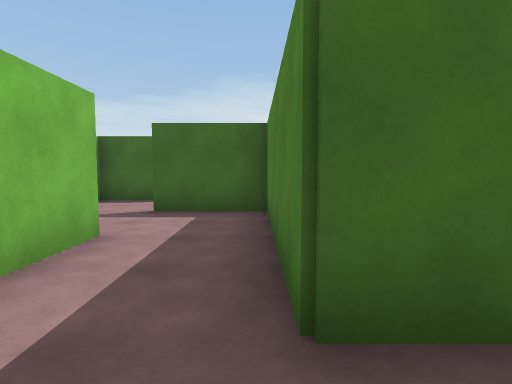
[1] (above)

24 first-person views from a walk through a scene from a Unity 3-D project. The camera is 1.4 m above the floor, tilts 4° down and sees 80° across. The floor is counted in squares, 2 m on a side. Each view is taken from the middle of a square. On the plan, view 1 faces up. The plan holds only what a view shows up to about 10 squares ahead; the rest is blank. The player is left out.

[2]
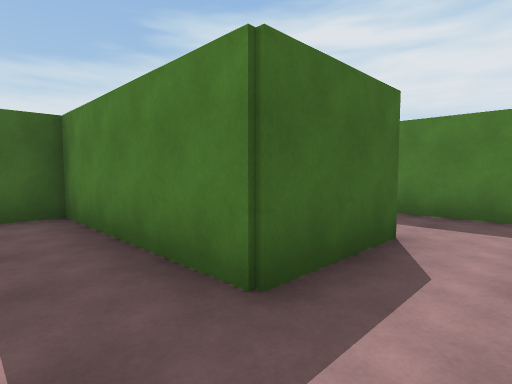

[3]
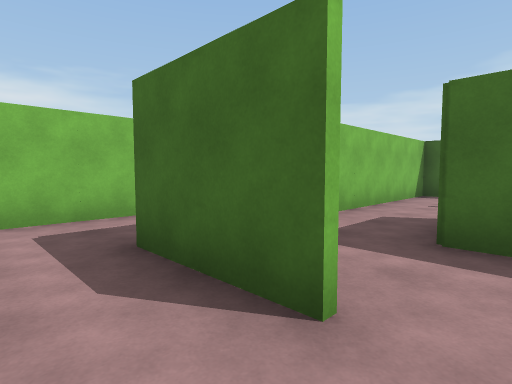

[4]
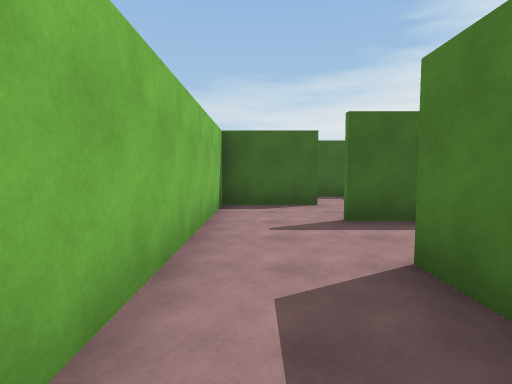

[5]
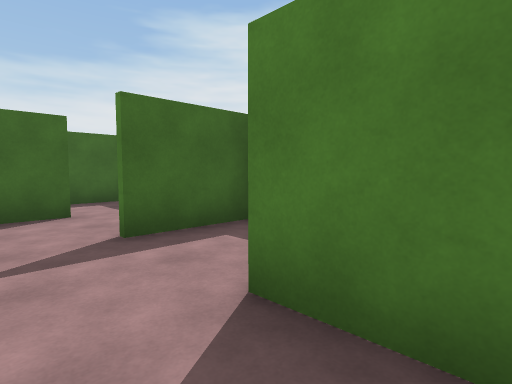

[6]
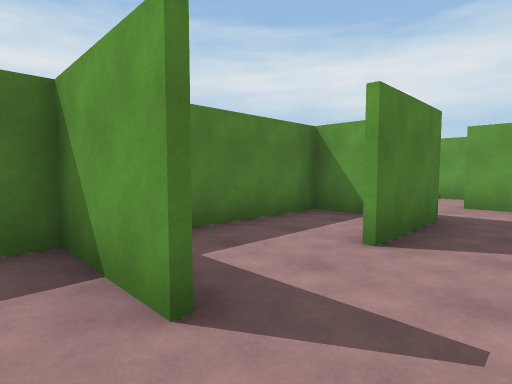

[7]
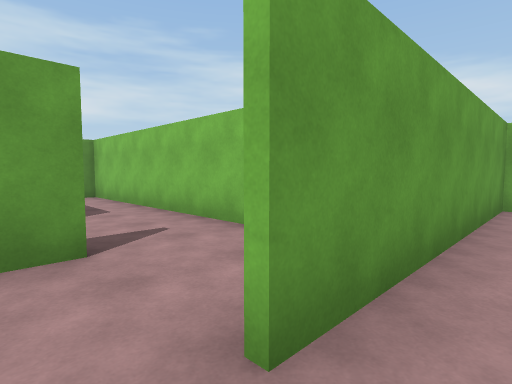

[8]
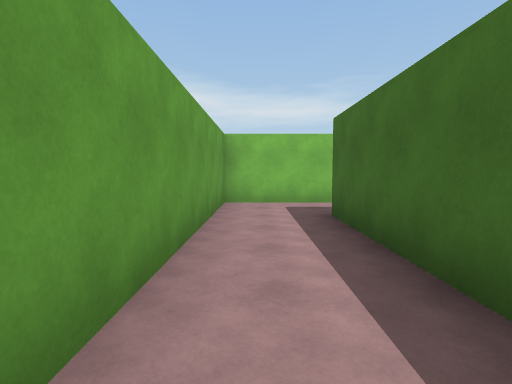

[9]
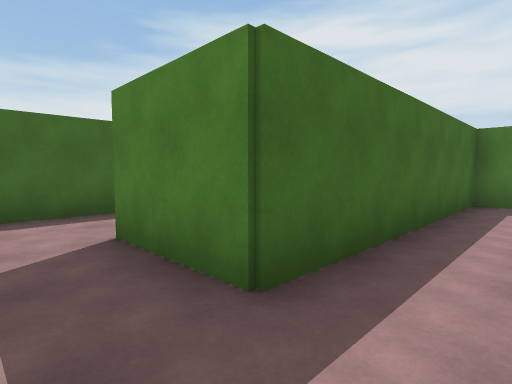

[10]
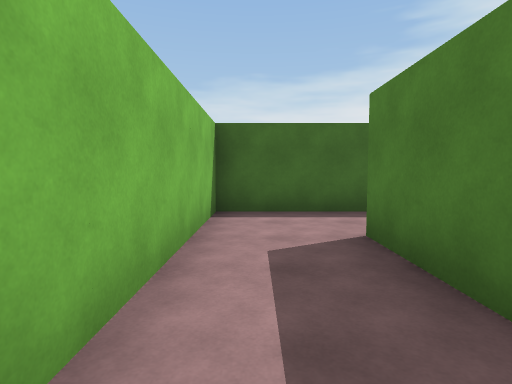

[11]
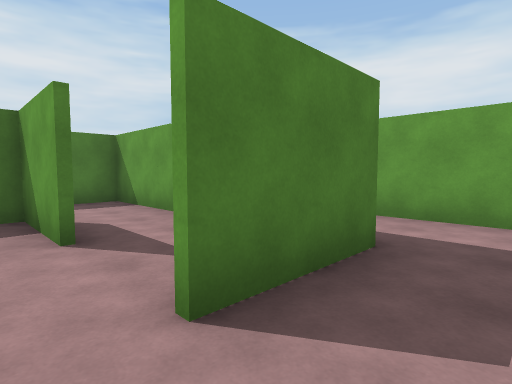

[12]
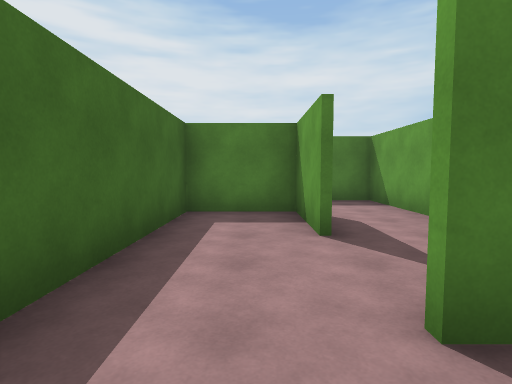

[13]
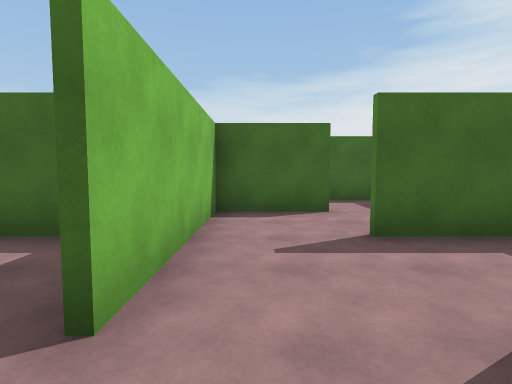

[14]
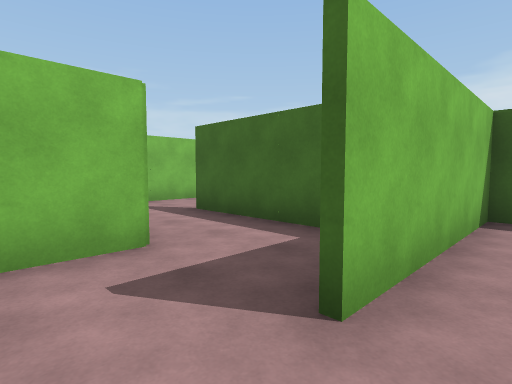

[15]
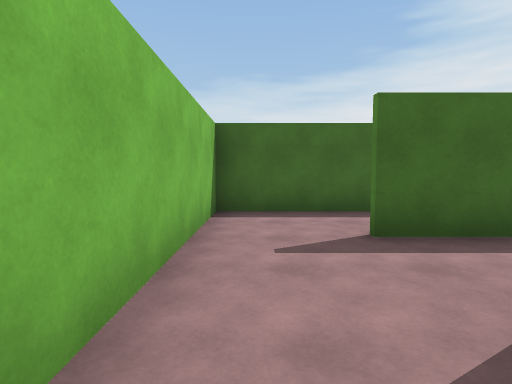

[16]
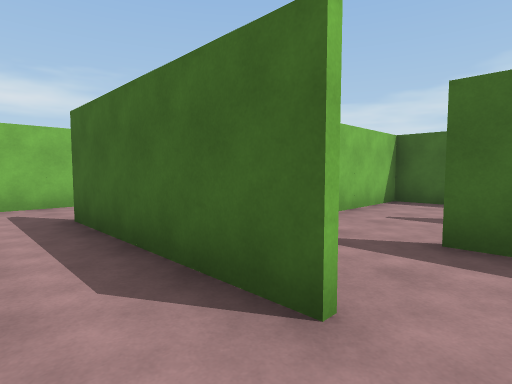

[17]
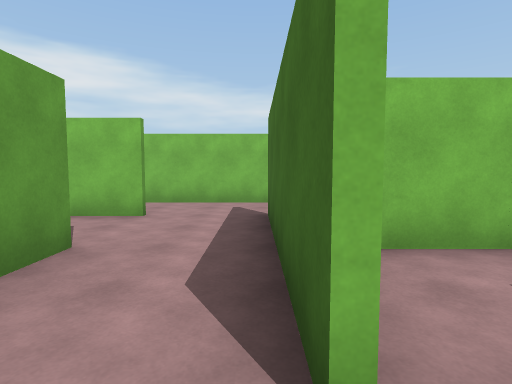

[18]
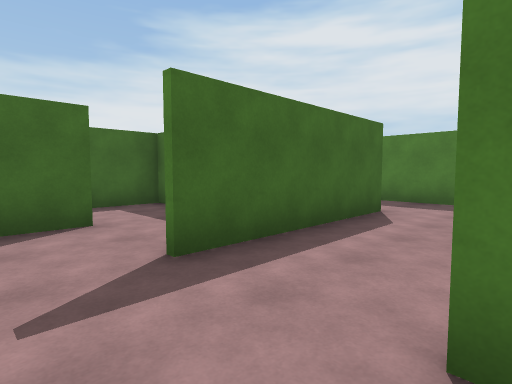

[19]
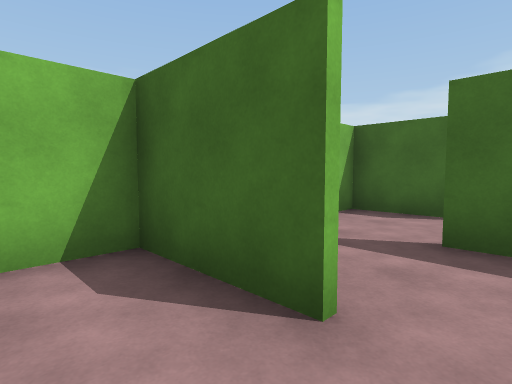

[20]
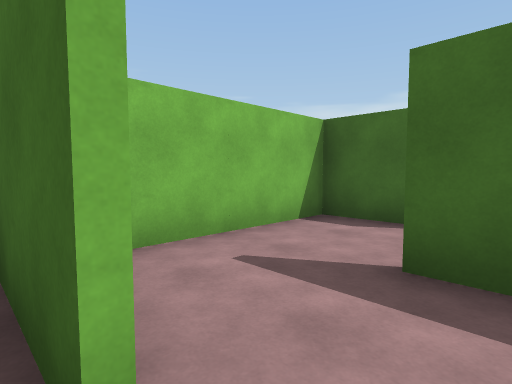

[21]
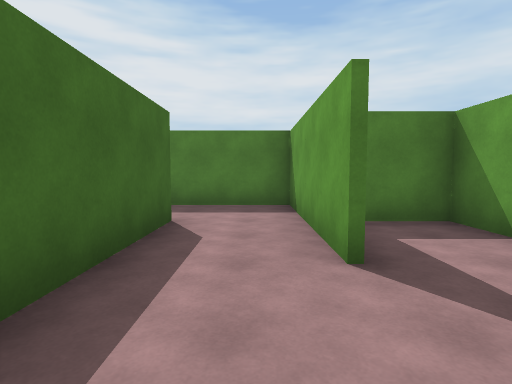

[22]
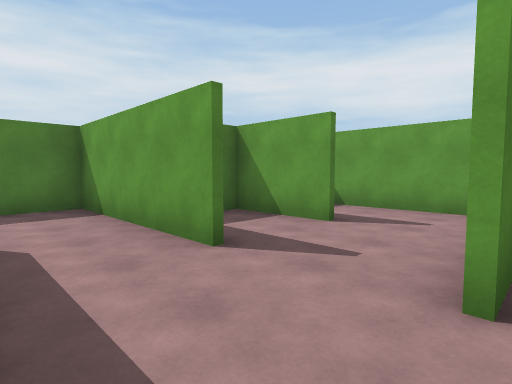

[23]
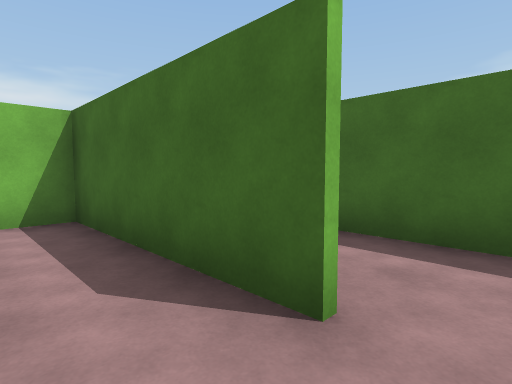

[24]
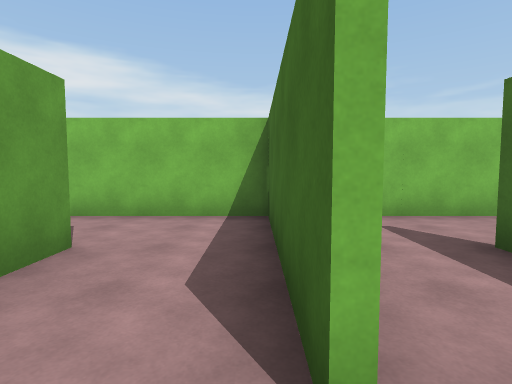

### Floor plan
Key: @ floor where view 1 was taken; # wall or solid block; . floor.
Columns run from 14 left of view 1 to 4 right of it. Each row starts with its distance up from view 1.
 15           #######
 14           #.....#
 13           #.#..##.
 12           #.#.....#
 11     #     #.#######
 10     #..   #.......
  9     #..##########.
  8     # ....# ..#...#
  7 ### #####.###.#..##
  6 #.. #.....#...#...#
  5 #..##..####..##.#.#
  4 #...#.....#...#.#.#
  3 ###.#..##...#.#.###
  2 #...#...#...#.#...#
  1 #..####.#   #.###.#
  0 #.......#   #.@...#
 -1 #.#..####        ##
 -2   #...#
 -3    ..##
 -4    ...
 -5    ###

Where each view was taken, in squares from view 1:
view 1: 0 up, 0 right, facing up
view 2: 0 up, 1 left, facing up-right
view 3: 0 up, 3 right, facing up-left
view 4: 3 up, 1 right, facing up
view 5: 4 up, 1 right, facing up-right
view 6: 8 up, 1 right, facing down-right
view 7: 10 up, 3 right, facing down-left
view 8: 10 up, 3 right, facing left
view 9: 10 up, 3 left, facing up-right
view 10: 10 up, 3 left, facing up
view 11: 14 up, 3 left, facing down-right
view 12: 14 up, 3 left, facing right
view 13: 2 up, 3 left, facing up
view 14: 2 up, 3 left, facing up-left
view 15: 2 up, 9 left, facing up
view 16: 0 up, 7 left, facing up-left
view 17: 1 up, 7 left, facing left
view 18: 1 down, 13 left, facing up-right
view 19: 2 up, 11 left, facing up-left
view 20: 3 up, 11 left, facing up-left
view 21: 0 up, 12 left, facing right
view 22: 1 up, 12 left, facing down-right
view 23: 6 up, 5 left, facing up-left
view 24: 7 up, 5 left, facing left
